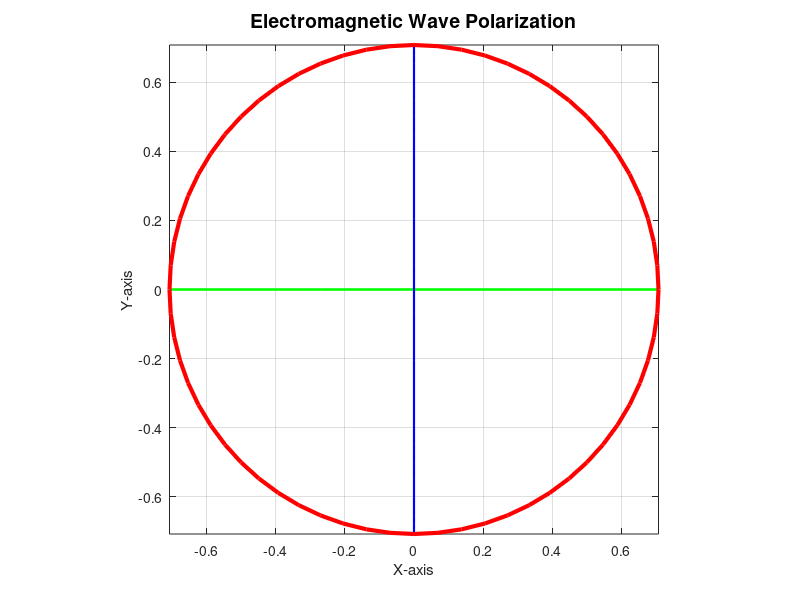

MATLAB code for this plot: (Note: this script raises an error after producing the figure.)
clc;
clear;
close all;

% ************************ BEGIN: parameters ************************

% output picture and vedio
IF_Output_Pictures = true;
IF_Output_Video = true;
OutputFileAddress = '.\OutputFile_PolarizedEMW\';
OutputFileName_PR = strcat(OutputFileAddress, '2');

% EMW frequency
freq = 1e4;

% sampling rate
samp_rate = 64 * freq;
% samp_rate = 32e3;

% polarization parameters
r = 1.00;                       % AR
rotation = +1;                  % LeftHand:+1 / RightHand:-1
delta_phi = 2/4 * pi;           % phase error [0, 2*pi)

Em = 1 * 1.00;                  % amplitude
Exm = Em * r / (r^2 + 1)^0.5;   % X-axis amplitude
Eym = Em / (r^2 + 1)^0.5;       % Y-axis amplitude

display_length = 4 * samp_rate / freq;     % 4 cycles
if IF_Output_Video == true
    data_length = 2 * display_length;
else
    data_length = 1 * display_length;
end

axis_maxmin = max(Exm, Eym);
% axis_maxmin = 1.0;
% ************************ END: parameters ************************



% ************************ BEGIN: display 2-D figure ************************
% timeline
tl = 0 : 1/samp_rate : 1/freq;
% !!! must be 1-D array
a0 = zeros(size(tl));
Ex = Exm * cos(2 * pi * freq * tl);
Ey = Eym * cos(2 * pi * freq * tl + rotation * delta_phi);

% draw 2-D figure
figure(1)
set(gcf,'position',[100, 100, 500, 500]);
plot(Ex, a0, 'green','LineWidth', 1.5)
hold on
plot(a0, Ey, 'blue', 'LineWidth', 1.5)
hold on
plot(Ex, Ey, 'red', 'LineWidth', 3)
hold off
title('Electromagnetic Wave Polarization', 'fontsize', 14)
axis equal
axis([-axis_maxmin axis_maxmin -axis_maxmin axis_maxmin])
xlabel('X-axis')
ylabel('Y-axis')
grid;

% output picture
if IF_Output_Pictures == true
    exportgraphics(gcf, strcat(OutputFileName_PR, '_2D.png'));	% , 'Resolution', 300
end
% ************************ END: display 2-D figure ************************


% ************************ BEGIN: display 3-D figure ************************
% timeline / Z-axis
tl = 0 : 1/samp_rate : display_length/samp_rate;
% !!! must be 1-D array
a0 = zeros(size(tl));

% output propagation vedio
if IF_Output_Video == true
    videofilename = strcat(OutputFileName_PR);
    video = VideoWriter(videofilename, 'MPEG-4');   % default: 'Motion JPEG AVI'
    open(video);
end

figure(2)
set(gcf,'position',[600, 100, 500, 500]);
for t = 0 : data_length - display_length
    % update data
    Ex = Exm * cos(2 * pi * freq * tl);
    Ey = Eym * cos(2 * pi * freq * tl + rotation * delta_phi);

    % updata timeline
    tl = tl + 1/samp_rate;

    
    % draw 3-D figure
    figure(2)
    plot3(tl, a0, a0, ':black', 'LineWidth', 2.0)	% axis
    hold on
    plot3(tl, Ex, a0, 'green','LineWidth', 1.0)     % Ex
    hold on
    plot3(tl, a0, Ey, 'blue', 'LineWidth', 1.0)     % Ey
    hold on
    plot3(tl, Ex, Ey, 'red', 'LineWidth', 2.0)      % electromagnetic wave
    hold off
    
    title('Polarized Electromagnetic Wave Propagation', 'fontsize',14)
%     axis equal
    axis([tl(1) tl(end) ...
        -axis_maxmin axis_maxmin -axis_maxmin axis_maxmin])
    xlabel('Time(s)')
    ylabel('X-axis')
    zlabel('Y-axis')
    set(gca, 'fontsize', 12)
    set(gca,'YDir','reverse')   % Y-axis reverse
    grid;
    
    if IF_Output_Video == true
        drawnow
    else
        drawnow limitrate
    end

    
    % output picture
    if IF_Output_Pictures == true
        exportgraphics(gcf, strcat(OutputFileName_PR, '_3D.png'));	% , 'Resolution', 300
    end
    
    if IF_Output_Video == true
        frame = getframe(gcf);
        writeVideo(video, frame);
    end
end

if IF_Output_Video == true
    close(video);
end
% ************************ END: display 3-D figure ************************
